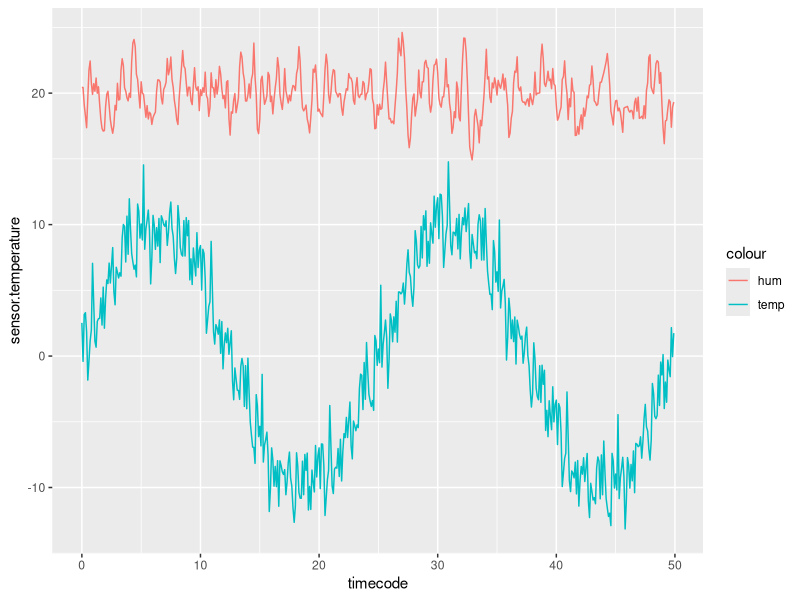
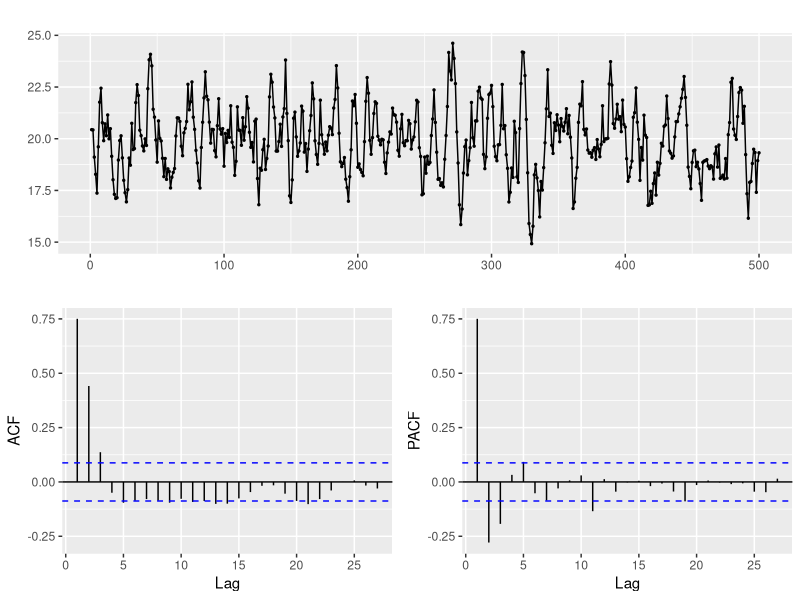

Write the R code that produced these figures, in order.
## ---- chunk 1
library(tidyverse)
library(readr)
## ---- chunk 2
set.seed(0)
N <- 500
dt <- 0.1
T <- N*dt
f <- 2*pi/T *2
df <- tibble(
  id = 1:N,
  timecode = (id-1)*dt,
  sensor.temperature = 10*sin(timecode*f) + rnorm(100, 0, 2),
  sensor.humidity = NA
)
## ---- chunk 3
d <- 0
df$sensor.humidity <- list(
  ar = c(0.7, -0.4),
  ma = c(0.2, 0.5, 0.2, 0.1),
  order = c(2, d, 4)
) %>% arima.sim(N-d) + 20


df %>%
  ggplot(aes(x=timecode)) + 
  geom_line(aes(y = sensor.temperature, color="temp")) + 
  geom_line(aes(y = sensor.humidity, color="hum"))


## ---- chunk 4
write_csv(df, "example.csv")
## ---- chunk 5
forecast::ggtsdisplay(df$sensor.humidity)
